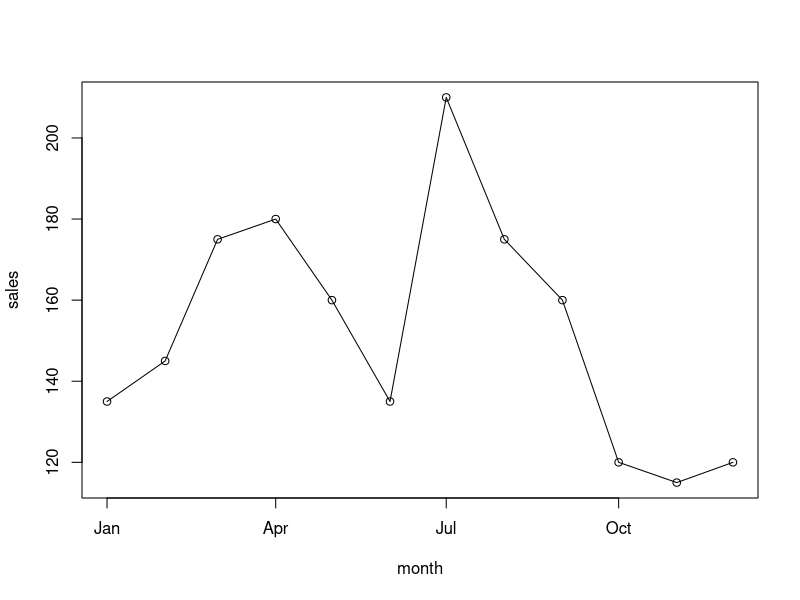

This figure's R source:
kirkland_df <- read.csv("Kirkland.csv")
sales <- kirkland_df$Sales...100s.
month <- paste0(kirkland_df$Month, "-01-2019")
month <- as.Date(month, "%b-%d-%Y")
plot(month,sales,type="o")